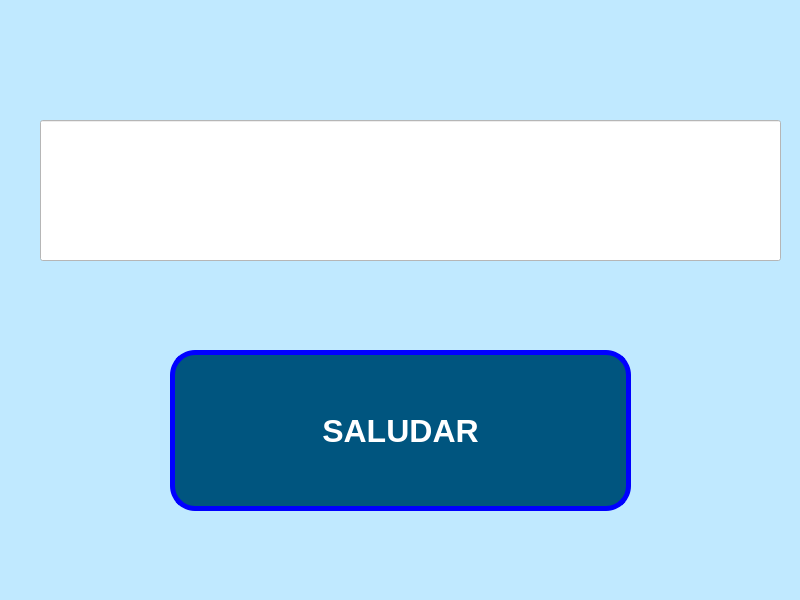
<?xml version="1.0" encoding="UTF-8"?>
<ui version="4.0">
 <class>MainWindow</class>
 <widget class="QMainWindow" name="MainWindow">
  <property name="geometry">
   <rect>
    <x>0</x>
    <y>0</y>
    <width>800</width>
    <height>600</height>
   </rect>
  </property>
  <property name="windowTitle">
   <string>MainWindow</string>
  </property>
  <property name="styleSheet">
   <string notr="true">background-color: rgb(192, 233, 255);</string>
  </property>
  <widget class="QWidget" name="centralwidget">
   <widget class="QPushButton" name="btn_saludar">
    <property name="geometry">
     <rect>
      <x>170</x>
      <y>350</y>
      <width>461</width>
      <height>161</height>
     </rect>
    </property>
    <property name="font">
     <font>
      <pointsize>24</pointsize>
      <weight>75</weight>
      <bold>true</bold>
      <underline>false</underline>
     </font>
    </property>
    <property name="styleSheet">
     <string notr="true">background-color: rgb(0, 85, 127);
color: rgb(255, 255, 255);
border-radius:25px;
border: 5px solid blue;</string>
    </property>
    <property name="text">
     <string>SALUDAR</string>
    </property>
   </widget>
   <widget class="QLineEdit" name="txt_nombre">
    <property name="geometry">
     <rect>
      <x>40</x>
      <y>120</y>
      <width>741</width>
      <height>141</height>
     </rect>
    </property>
    <property name="font">
     <font>
      <pointsize>48</pointsize>
      <weight>75</weight>
      <bold>true</bold>
     </font>
    </property>
    <property name="styleSheet">
     <string notr="true">background-color: rgb(255, 255, 255);</string>
    </property>
    <property name="text">
     <string/>
    </property>
    <property name="alignment">
     <set>Qt::AlignCenter</set>
    </property>
   </widget>
  </widget>
  <widget class="QMenuBar" name="menubar">
   <property name="geometry">
    <rect>
     <x>0</x>
     <y>0</y>
     <width>800</width>
     <height>26</height>
    </rect>
   </property>
  </widget>
  <widget class="QStatusBar" name="statusbar"/>
 </widget>
 <resources/>
 <connections/>
</ui>
